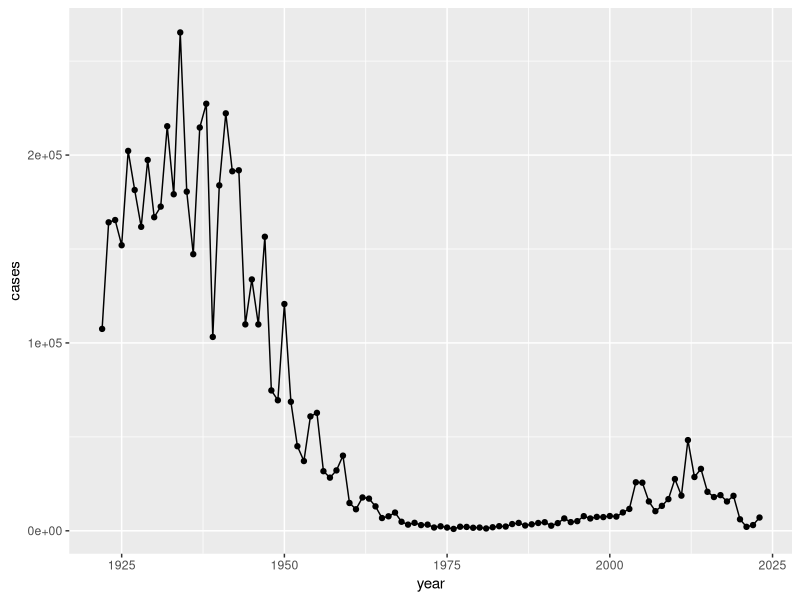
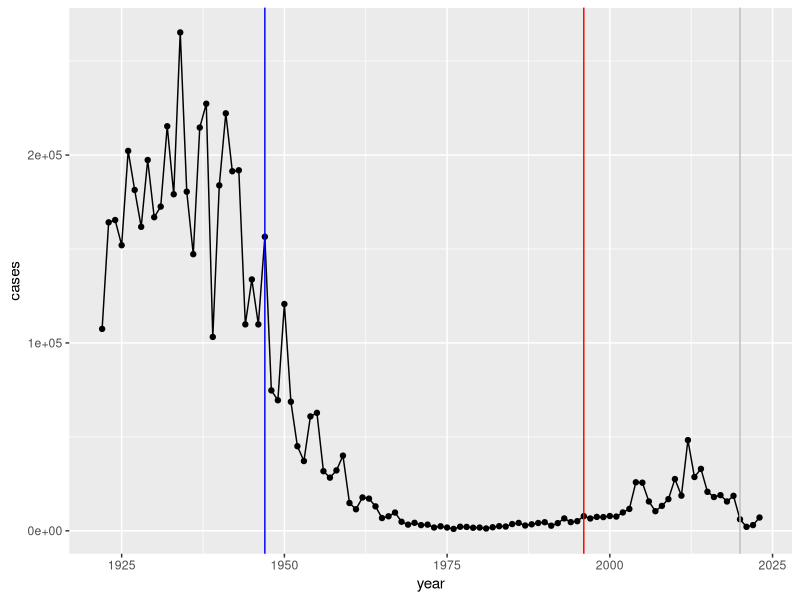

These charts were generated, in order, by the following R code: (Note: this script raises an error after producing the figures.)
## ---- chunk 1
cdc <- data.frame(
  year = c(1922L,1923L,1924L,1925L,
           1926L,1927L,1928L,1929L,1930L,1931L,
           1932L,1933L,1934L,1935L,1936L,
           1937L,1938L,1939L,1940L,1941L,1942L,
           1943L,1944L,1945L,1946L,1947L,
           1948L,1949L,1950L,1951L,1952L,
           1953L,1954L,1955L,1956L,1957L,1958L,
           1959L,1960L,1961L,1962L,1963L,
           1964L,1965L,1966L,1967L,1968L,1969L,
           1970L,1971L,1972L,1973L,1974L,
           1975L,1976L,1977L,1978L,1979L,1980L,
           1981L,1982L,1983L,1984L,1985L,
           1986L,1987L,1988L,1989L,1990L,
           1991L,1992L,1993L,1994L,1995L,1996L,
           1997L,1998L,1999L,2000L,2001L,
           2002L,2003L,2004L,2005L,2006L,2007L,
           2008L,2009L,2010L,2011L,2012L,
           2013L,2014L,2015L,2016L,2017L,2018L,
           2019L,2020L,2021L,2022L,2023L),
  cases = c(107473,164191,165418,152003,
            202210,181411,161799,197371,
            166914,172559,215343,179135,265269,
            180518,147237,214652,227319,103188,
            183866,222202,191383,191890,109873,
            133792,109860,156517,74715,69479,
            120718,68687,45030,37129,60886,
            62786,31732,28295,32148,40005,
            14809,11468,17749,17135,13005,6799,
            7717,9718,4810,3285,4249,3036,
            3287,1759,2402,1738,1010,2177,2063,
            1623,1730,1248,1895,2463,2276,
            3589,4195,2823,3450,4157,4570,
            2719,4083,6586,4617,5137,7796,6564,
            7405,7298,7867,7580,9771,11647,
            25827,25616,15632,10454,13278,
            16858,27550,18719,48277,28639,32971,
            20762,17972,18975,15609,18617,
            6124,2116,3044,7063)
)
## ---- chunk 2
library(ggplot2)
ggplot(cdc, aes(x=year, y=cases)) +
  geom_point() + geom_line()
## ---- chunk 3
library(ggplot2)
ggplot(cdc, aes(x=year, y=cases)) +
  geom_point() + geom_line() +
  geom_vline(xintercept = 1947, col="blue") +
  geom_vline(xintercept = 1996, col="red") +
  geom_vline(xintercept = 2020, col="grey")


## ---- chunk 4
library(jsonlite)
subject <- read_json("http://cmi-pb.org/api/v5_1/subject", simplifyVector = TRUE)

head(subject)
## ---- chunk 5
nrow(subject)
## ---- chunk 6
table(subject$infancy_vac)
## ---- chunk 7
table(subject$race, subject$biological_sex)
## ---- chunk 8
specimen <- read_json("http://cmi-pb.org/api/v5_1/specimen", simplifyVector = TRUE)
ab_titer <- read_json("http://cmi-pb.org/api/v5_1/plasma_ab_titer", simplifyVector = TRUE)
## ---- chunk 9
head(specimen)
## ---- chunk 10
library(dplyr)
meta <- inner_join(subject, specimen)

head(meta)
## ---- chunk 11
ab_data <- inner_join(meta, ab_titer)
head(ab_data)
## ---- chunk 12
unique(ab_data$isotype)
## ---- chunk 13
unique(ab_data$antigen)
## ---- chunk 14
ggplot(ab_data) +
  aes(MFI, antigen) +
  geom_boxplot()
## ---- chunk 15
igg <- ab_data |> 
  filter(isotype == "IgG")
## ---- chunk 16
ggplot(igg) + aes(MFI_normalised, antigen) +
  geom_boxplot()
## ---- chunk 17
ggplot(igg) + aes(MFI_normalised, antigen, col = infancy_vac) +
  geom_boxplot()
## ---- chunk 18
ggplot(igg) + aes(MFI_normalised, antigen) +
  geom_boxplot() +
  facet_wrap(~infancy_vac)
## ---- chunk 19
table(ab_data$visit)
## ---- chunk 20
igg |>
  filter(visit %in% 1:8) |>
ggplot() + aes(MFI_normalised, antigen, col = infancy_vac) +
  geom_boxplot() +
  facet_wrap(~visit, nrow=2)
## ---- chunk 21
pt <- igg |>
  filter(antigen == "PT") |>
  filter(dataset == "2021_dataset") 
## ---- chunk 22
ggplot(pt) +
  aes(planned_day_relative_to_boost, 
      MFI_normalised, 
      col = infancy_vac,
      group = subject_id) +
  geom_point() +
  geom_line() +
  geom_vline(xintercept = 14, col ="darkgreen")
## ---- chunk 23
sessionInfo()
